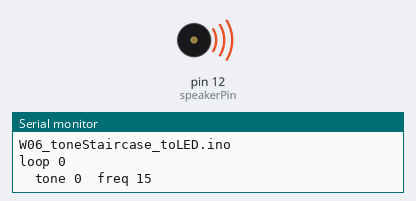
Recording of a sketch running on a simulated Arduino Uno, built with avr-gcc and run on an emulated ATmega328P. Shown: buzzer (waves = sounding), the last lines printed to the serial monitor.

Above: at 0.2 s.
At 6.0 s:
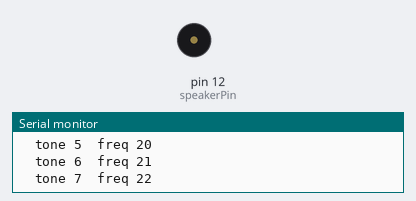
Timing chart, 0 to 8.6 s (numbered marks = the images above):
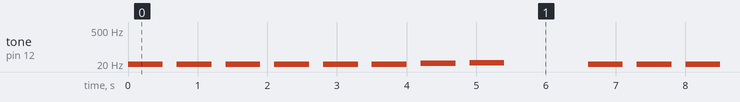

The sketch:

W06_toneStaircase_toLED.ino
```cpp
// generate a simple tone staircase
// https://www.arduino.cc/reference/en/language/functions/advanced-io/tone/

/*

  -- this example was originally W04_02_toneStairCase
  --  connect AN LED rather tahna speaker to pin 12 -- you will see weird behaviour
  -- this hints at how tone and PWM relate -- see links

  // https://docs.arduino.cc/learn/microcontrollers/analog-output/
  // https://www.arduino.cc/reference/tr/language/functions/advanced-io/tone/

*/

// speaker variable
int speakerPin = 12;

// size of tone steps
int stepSize = 1; //50

// counters
int loopCounter = 0;


void setup() {
  // put your setup code here, to run once:
  Serial.begin(9600);
  Serial.println(__FILE__);
}

void loop() {

  Serial.print("\nloop "); // \n = inside quotes == newline
  Serial.println(loopCounter);

  // FOR..NEXT stair climb - similar to LED fade.
  // how many ways can you reconfigure this loop for same effect?

  for (int stepCount = 0 ; stepCount < 8; stepCount++){

    Serial.print("  tone ");
    Serial.print(stepCount);

    int freq = 15 + (stepCount * stepSize);  // 50 == step size (delared above)
    tone( speakerPin, freq );

    Serial.print("\tfreq ");
    Serial.println(freq);

    delay(500); // duration of each tone, within for..loop
    // pause between notes? try uncommenting following two lines
      noTone(speakerPin);
      delay(200);
  }

  // silent pause between ascents
  noTone(speakerPin);
  delay(1000);

  //increment loop counter
  loopCounter++;

}
```

Measured:
- by itself, tone on pin 12 (speakerPin): repeats every 6.6 s: silent 0.20 s, 16 Hz 0.50 s, silent 0.20 s, 17 Hz 0.50 s, silent 0.20 s, 18 Hz 0.50 s, silent 0.20 s, 19 Hz 0.50 s, silent 0.20 s, 20 Hz 0.50 s, silent 0.20 s, 21 Hz 0.50 s, silent 0.20 s, 22 Hz 0.50 s, silent 1.2 s, 15 Hz 0.50 s
